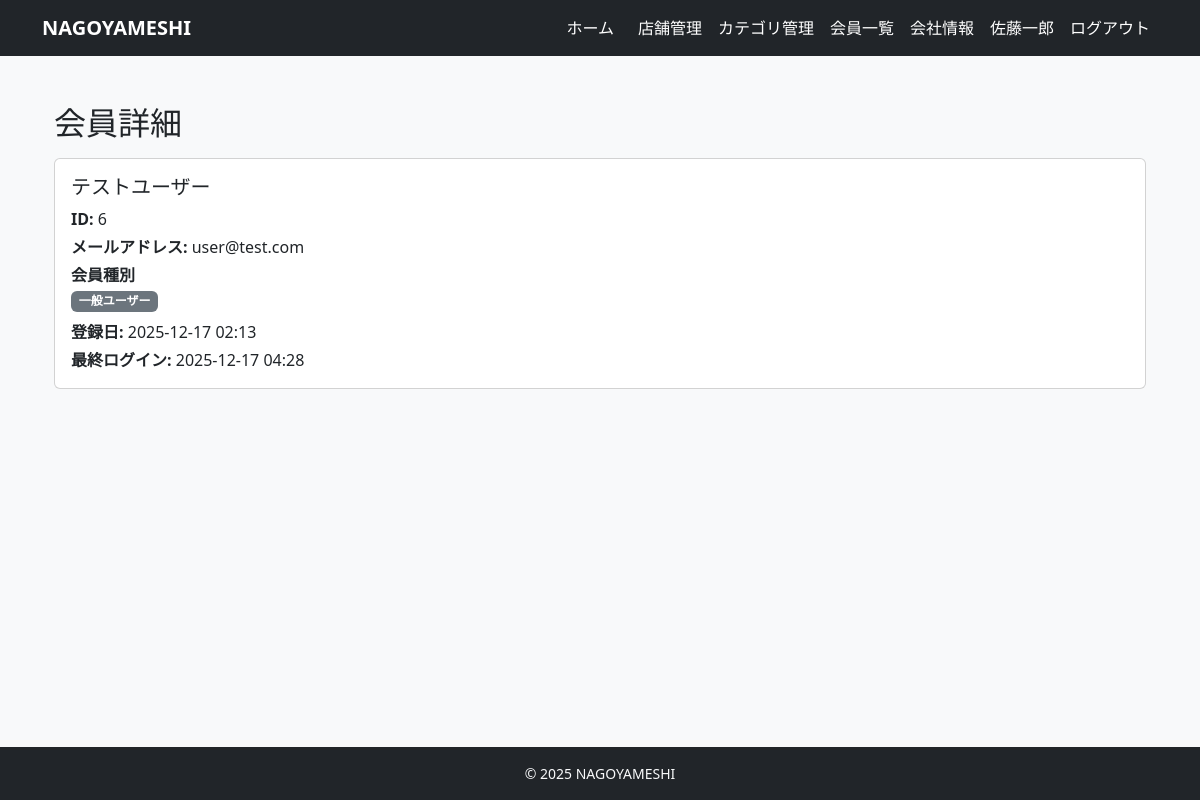
The page /owner/members/6/ (signed in) on the database as committed earlier.
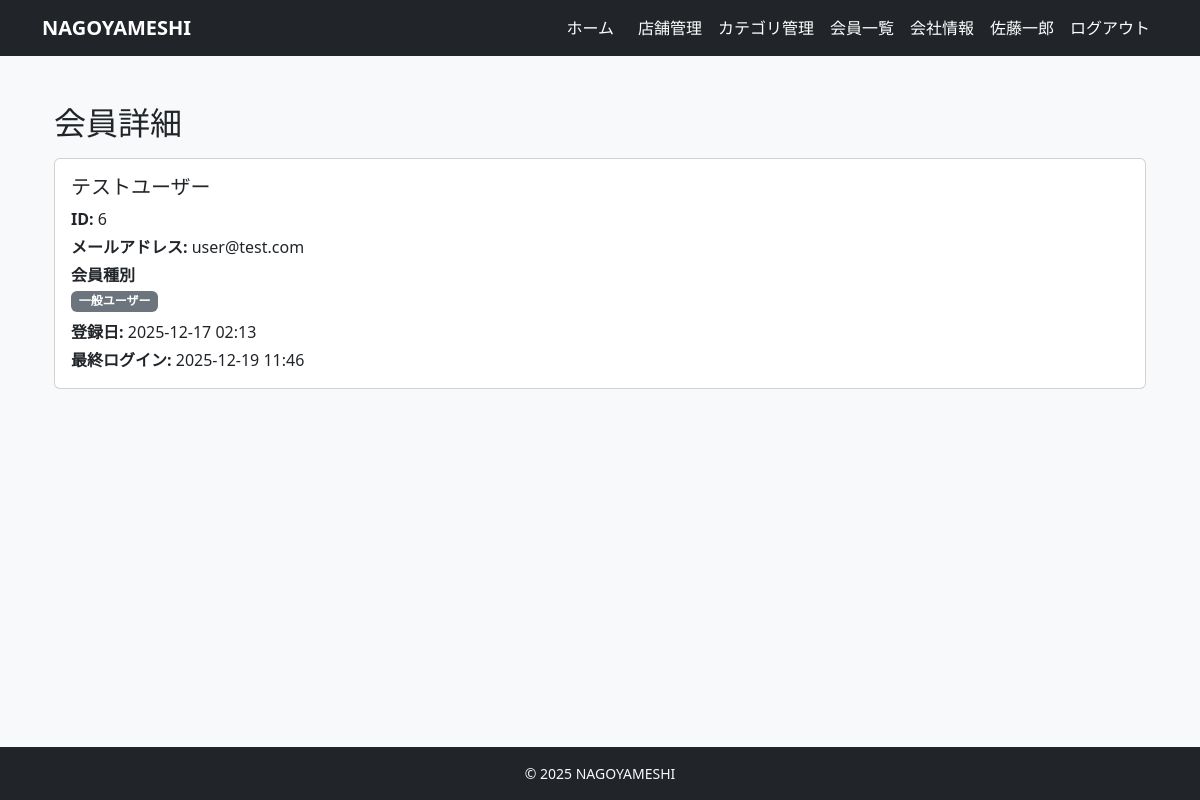
The same page on the database as committed later.
### accounts/models.py (models this page shows, shortened)
class User(AbstractUser):
    username = None  # 使わない（メールログインにする）
    email = models.EmailField(unique=True)
    name = models.CharField(max_length=10)
    name_kana = models.CharField(max_length=10)
    zipcode = models.CharField(max_length=8)
    address = models.CharField(max_length=20)
    tel = models.CharField(max_length=11)
    company = models.ForeignKey(
        'restaurants.Company',
        verbose_name='所属会社',
        on_delete=models.SET_NULL,
        null=True,
        blank=True,
        related_name='staff_members'
    )
    is_paid_member = models.BooleanField(default=False)
    is_owner_member = models.BooleanField(default=False)
    created_at = models.DateTimeField(auto_now_add=True)
    updated_at = models.DateTimeField(auto_now=True)
    USERNAME_FIELD = 'email'
    REQUIRED_FIELDS = ['name', 'name_kana', 'zipcode', 'address', 'tel']
    objects = CustomUserManager()

### restaurants/views.py (the view)
# urls.py: path("owner/members/<int:pk>/", views.OwnerMemberDetailView.as_view(), name="owner_member_detail"),
class OwnerMemberDetailView(LoginRequiredMixin, OwnerRequiredMixin, DetailView):
    model = User
    template_name = "restaurants/owner_member_detail.html"
    context_object_name = "member"
    def get_context_data(self, **kwargs):
        ctx = super().get_context_data(**kwargs)
        return ctx

### restaurants/views.py (called while the page is built)
    def test_func(self):
        user = self.request.user
        return user.is_authenticated and getattr(user, "is_owner_member", False)

### templates/restaurants/owner_member_detail.html
{% extends "base.html" %}
{% block content %}
<div class="container mt-4">
    <h2>会員詳細</h2>
    <div class="card mt-3">
        <div class="card-body">
            <h5 class="card-title">
                {{ member.name }}
            </h5>
            <p class="card-text mb-1"><strong>ID:</strong> {{ member.id }}</p>
            <p class="card-text mb-1"><strong>メールアドレス:</strong> {{ member.email }}</p>
            <dt class="col-sm-3">会員種別</dt>
            <dd class="col-sm-9">
                {% if member.is_owner_member %}
                <span class="badge bg-warning text-dark border border-warning">
                    オーナー
                </span>
                {% elif member.is_staff %}
                <span class="badge bg-danger">システム管理者</span>
                {% else %}
                <span class="badge bg-secondary">一般ユーザー</span>
                {% endif %}
            </dd>
            <p class="card-text mb-1">
                <strong>登録日:</strong> {{ member.date_joined|date:"Y-m-d H:i" }}
            </p>
            <p class="card-text mb-0">
                <strong>最終ログイン:</strong>
                {% if member.last_login %}
                {{ member.last_login|date:"Y-m-d H:i" }}
                {% else %}
                まだログインなし
                {% endif %}
            </p>
        </div>
    </div>
</div>
{% endblock %}

Rows that differ between the two databases and show on the page:
changed User "テストユーザー": last_login "2025-12-17 04:28" → "2025-12-19 11:46"
